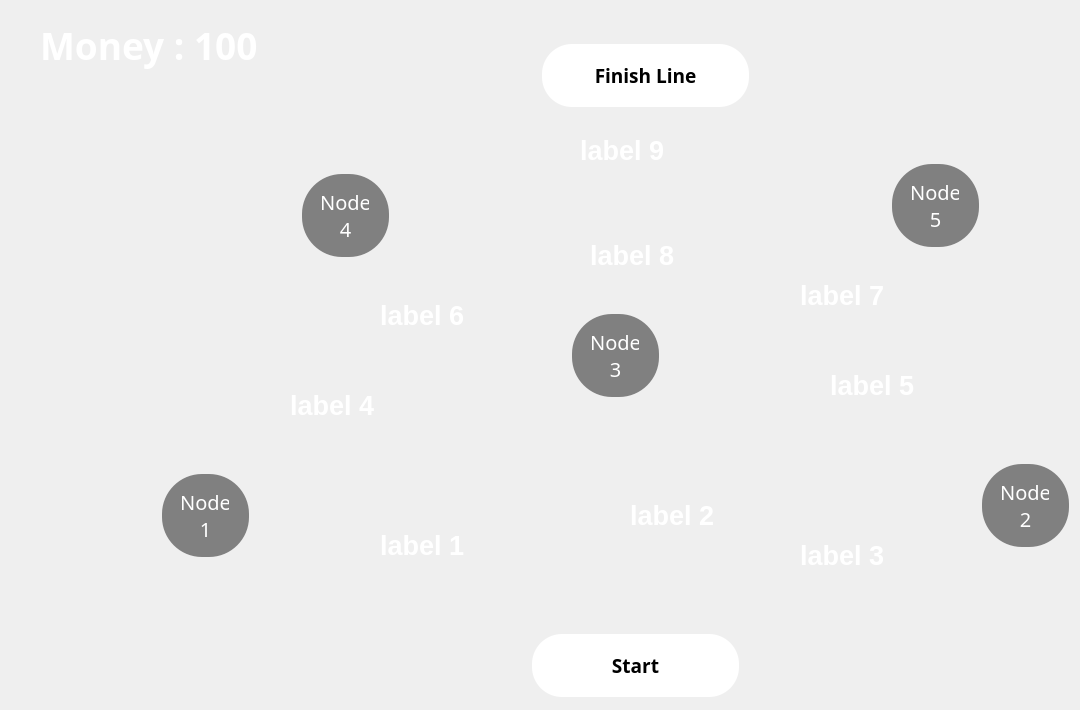
    <widget class="QWidget" name="page2">
     <widget class="QLabel" name="line1">
      <property name="enabled">
       <bool>true</bool>
      </property>
      <property name="geometry">
       <rect>
        <x>200</x>
        <y>360</y>
        <width>361</width>
        <height>161</height>
       </rect>
      </property>
      <property name="autoFillBackground">
       <bool>false</bool>
      </property>
      <property name="styleSheet">
       <string notr="true">background-color: transparent;</string>
      </property>
      <property name="frameShape">
       <enum>QFrame::NoFrame</enum>
      </property>
      <property name="frameShadow">
       <enum>QFrame::Plain</enum>
      </property>
      <property name="lineWidth">
       <number>1</number>
      </property>
      <property name="text">
       <string/>
      </property>
      <property name="pixmap">
       <pixmap resource="resources.qrc">:/D:/DS Project Stuff/Images/vw3right.png</pixmap>
      </property>
      <property name="scaledContents">
       <bool>true</bool>
      </property>
      <property name="wordWrap">
       <bool>false</bool>
      </property>
      <property name="openExternalLinks">
       <bool>false</bool>
      </property>
     </widget>
     <widget class="QLabel" name="line9">
      <property name="enabled">
       <bool>true</bool>
      </property>
      <property name="geometry">
       <rect>
        <x>750</x>
        <y>90</y>
        <width>181</width>
        <height>111</height>
       </rect>
      </property>
      <property name="autoFillBackground">
       <bool>false</bool>
      </property>
      <property name="styleSheet">
       <string notr="true">background-color: transparent;</string>
      </property>
      <property name="frameShape">
       <enum>QFrame::NoFrame</enum>
      </property>
      <property name="frameShadow">
       <enum>QFrame::Plain</enum>
      </property>
      <property name="lineWidth">
       <number>1</number>
      </property>
      <property name="text">
       <string/>
      </property>
      <property name="pixmap">
       <pixmap resource="resources.qrc">:/D:/DS Project Stuff/Images/vw3left.png</pixmap>
      </property>
      <property name="scaledContents">
       <bool>true</bool>
      </property>
      <property name="wordWrap">
       <bool>false</bool>
      </property>
      <property name="openExternalLinks">
       <bool>false</bool>
      </property>
     </widget>
     <widget class="QLabel" name="line4">
      <property name="enabled">
       <bool>true</bool>
      </property>
      <property name="geometry">
       <rect>
        <x>380</x>
        <y>240</y>
        <width>231</width>
        <height>121</height>
       </rect>
      </property>
      <property name="autoFillBackground">
       <bool>false</bool>
      </property>
      <property name="styleSheet">
       <string notr="true">background-color: transparent;</string>
      </property>
      <property name="frameShape">
       <enum>QFrame::NoFrame</enum>
      </property>
      <property name="frameShadow">
       <enum>QFrame::Plain</enum>
      </property>
      <property name="lineWidth">
       <number>1</number>
      </property>
      <property name="text">
       <string/>
      </property>
      <property name="pixmap">
       <pixmap resource="resources.qrc">:/D:/DS Project Stuff/Images/vw3left.png</pixmap>
      </property>
      <property name="scaledContents">
       <bool>true</bool>
      </property>
      <property name="wordWrap">
       <bool>false</bool>
      </property>
      <property name="openExternalLinks">
       <bool>false</bool>
      </property>
     </widget>
     <widget class="QLabel" name="money_label">
      <property name="geometry">
       <rect>
        <x>40</x>
        <y>10</y>
        <width>441</width>
        <height>71</height>
       </rect>
      </property>
      <property name="font">
       <font>
        <family>Probert</family>
        <pointsize>28</pointsize>
        <bold>true</bold>
       </font>
      </property>
      <property name="styleSheet">
       <string notr="true">
border-top-right-radius:15;
border-bottom-right-radius:15;
border-top-left-radius:15;
border-bottom-left-radius:15;
color: rgb(255, 255, 255);

</string>
      </property>
      <property name="text">
       <string>Money : 100</string>
      </property>
     </widget>
     <widget class="QPushButton" name="button_1">
      <property name="enabled">
       <bool>false</bool>
      </property>
      <property name="geometry">
       <rect>
        <x>160</x>
        <y>470</y>
        <width>91</width>
        <height>91</height>
       </rect>
      </property>
      <property name="font">
       <font>
        <family>Chailce-Noggin</family>
        <pointsize>15</pointsize>
        <italic>false</italic>
        <bold>false</bold>
        <underline>false</underline>
        <strikeout>false</strikeout>
       </font>
      </property>
      <property name="styleSheet">
       <string notr="true">QPushButton::!enabled  {
background-color: grey;
  border: none;
  color: white;
font: 15pt &quot;Chailce-Noggin&quot;;
  padding: 20px;
border-radius:40px;
  text-align: center;
  text-decoration: none;
  display: inline-block;
  margin: 4px 2px;
}
QPushButton::enabled 
{
background-color: #86B049;
  border: none;
  color: white;
font: 15pt &quot;Chailce-Noggin&quot;;
  padding: 20px;
border-radius:40px;
  text-align: center;
  text-decoration: none;
  display: inline-block;
  margin: 4px 2px;
}

QPushButton:hover {
background-color: green;
}
</string>
      </property>
      <property name="text">
       <string>Node
1</string>
      </property>
      <property name="checkable">
       <bool>false</bool>
      </property>
      <property name="flat">
       <bool>false</bool>
      </property>
     </widget>
     <widget class="QLabel" name="line10">
      <property name="enabled">
       <bool>true</bool>
      </property>
      <property name="geometry">
       <rect>
        <x>250</x>
        <y>530</y>
        <width>291</width>
        <height>151</height>
       </rect>
      </property>
      <property name="autoFillBackground">
       <bool>false</bool>
      </property>
      <property name="styleSheet">
       <string notr="true">background-color: transparent;</string>
      </property>
      <property name="frameShape">
       <enum>QFrame::NoFrame</enum>
      </property>
      <property name="frameShadow">
       <enum>QFrame::Plain</enum>
      </property>
      <property name="lineWidth">
       <number>1</number>
      </property>
      <property name="text">
       <string/>
      </property>
      <property name="pixmap">
       <pixmap resource="resources.qrc">:/D:/DS Project Stuff/Images/vw3left.png</pixmap>
      </property>
      <property name="scaledContents">
       <bool>true</bool>
      </property>
      <property name="wordWrap">
       <bool>false</bool>
      </property>
      <property name="openExternalLinks">
       <bool>false</bool>
      </property>
     </widget>
     <widget class="QPushButton" name="button_3">
      <property name="enabled">
       <bool>false</bool>
      </property>
      <property name="geometry">
       <rect>
        <x>570</x>
        <y>310</y>
        <width>91</width>
        <height>91</height>
       </rect>
      </property>
      <property name="font">
       <font>
        <family>Chailce-Noggin</family>
        <pointsize>15</pointsize>
        <italic>false</italic>
        <bold>false</bold>
        <underline>false</underline>
        <strikeout>false</strikeout>
       </font>
      </property>
      <property name="styleSheet">
       <string notr="true">QPushButton::!enabled  {
background-color: grey;
  border: none;
  color: white;
font: 15pt &quot;Chailce-Noggin&quot;;
  padding: 20px;
border-radius:40px;
  text-align: center;
  text-decoration: none;
  display: inline-block;
  margin: 4px 2px;
}
QPushButton::enabled 
{
background-color: #86B049;
  border: none;
  color: white;
font: 15pt &quot;Chailce-Noggin&quot;;
  padding: 20px;
border-radius:40px;
  text-align: center;
  text-decoration: none;
  display: inline-block;
  margin: 4px 2px;
}

QPushButton:hover {
background-color: green;
}
</string>
      </property>
      <property name="text">
       <string>Node
3</string>
      </property>
      <property name="checkable">
       <bool>false</bool>
      </property>
      <property name="flat">
       <bool>false</bool>
      </property>
     </widget>
     <widget class="QPushButton" name="button_2">
      <property name="enabled">
       <bool>false</bool>
      </property>
      <property name="geometry">
       <rect>
        <x>980</x>
        <y>460</y>
        <width>91</width>
        <height>91</height>
       </rect>
      </property>
      <property name="font">
       <font>
        <family>Chailce-Noggin</family>
        <pointsize>15</pointsize>
        <italic>false</italic>
        <bold>false</bold>
        <underline>false</underline>
        <strikeout>false</strikeout>
       </font>
      </property>
      <property name="styleSheet">
       <string notr="true">QPushButton::!enabled  {
background-color: grey;
  border: none;
  color: white;
font: 15pt &quot;Chailce-Noggin&quot;;
  padding: 20px;
border-radius:40px;
  text-align: center;
  text-decoration: none;
  display: inline-block;
  margin: 4px 2px;
}
QPushButton::enabled 
{
background-color: #86B049;
  border: none;
  color: white;
font: 15pt &quot;Chailce-Noggin&quot;;
  padding: 20px;
border-radius:40px;
  text-align: center;
  text-decoration: none;
  display: inline-block;
  margin: 4px 2px;
}

QPushButton:hover {
background-color: green;
}
</string>
      </property>
      <property name="text">
       <string>Node
2</string>
      </property>
      <property name="checkable">
       <bool>false</bool>
      </property>
      <property name="flat">
       <bool>false</bool>
      </property>
     </widget>
     <widget class="QPushButton" name="startgame_button">
      <property name="geometry">
       <rect>
        <x>530</x>
        <y>630</y>
        <width>211</width>
        <height>71</height>
       </rect>
      </property>
      <property name="font">
       <font>
        <family>Probert</family>
        <pointsize>14</pointsize>
        <bold>true</bold>
        <underline>false</underline>
        <strikeout>false</strikeout>
       </font>
      </property>
      <property name="styleSheet">
       <string notr="true">  
QPushButton::enabled {
background-color: white;
  border: none;
  color: black;
  padding: 20px;
border-radius:30px;
  text-align: center;
  text-decoration: none;
  display: inline-block;
  margin: 4px 2px;
}
QPushButton:hover {
background-color: rgb(134, 176, 73);
}

  
QPushButton::!enabled {
background-color: grey;
  border: none;
  color: black;
  padding: 20px;
border-radius:30px;
  text-align: center;
  text-decoration: none;
  display: inline-block;
  margin: 4px 2px;
}</string>
      </property>
      <property name="text">
       <string>Start</string>
      </property>
      <property name="checkable">
       <bool>false</bool>
      </property>
      <property name="flat">
       <bool>false</bool>
      </property>
     </widget>
     <widget class="QLabel" name="line8">
      <property name="enabled">
       <bool>true</bool>
      </property>
      <property name="geometry">
       <rect>
        <x>350</x>
        <y>90</y>
        <width>191</width>
        <height>101</height>
       </rect>
      </property>
      <property name="autoFillBackground">
       <bool>false</bool>
      </property>
      <property name="styleSheet">
       <string notr="true">background-color: transparent;</string>
      </property>
      <property name="frameShape">
       <enum>QFrame::NoFrame</enum>
      </property>
      <property name="frameShadow">
       <enum>QFrame::Plain</enum>
      </property>
      <property name="lineWidth">
       <number>1</number>
      </property>
      <property name="text">
       <string/>
      </property>
      <property name="pixmap">
       <pixmap resource="resources.qrc">:/D:/DS Project Stuff/Images/vw3right.png</pixmap>
      </property>
      <property name="scaledContents">
       <bool>true</bool>
      </property>
      <property name="wordWrap">
       <bool>false</bool>
      </property>
      <property name="openExternalLinks">
       <bool>false</bool>
      </property>
     </widget>
     <widget class="QPushButton" name="finishButton">
      <property name="enabled">
       <bool>true</bool>
      </property>
      <property name="geometry">
       <rect>
        <x>540</x>
        <y>40</y>
        <width>211</width>
        <height>71</height>
       </rect>
      </property>
      <property name="font">
       <font>
        <family>Probert</family>
        <pointsize>14</pointsize>
        <bold>true</bold>
        <underline>false</underline>
        <strikeout>false</strikeout>
       </font>
      </property>
      <property name="styleSheet">
       <string notr="true">  
QPushButton::enabled {
background-color: white;
  border: none;
  color: black;
  padding: 20px;
border-radius:30px;
  text-align: center;
  text-decoration: none;
  display: inline-block;
  margin: 4px 2px;
}
QPushButton:hover {
background-color: rgb(134, 176, 73);
}

  
QPushButton::!enabled {
background-color: grey;
  border: none;
  color: black;
  padding: 20px;
border-radius:30px;
  text-align: center;
  text-decoration: none;
  display: inline-block;
  margin: 4px 2px;
}</string>
      </property>
      <property name="text">
       <string>Finish Line</string>
      </property>
      <property name="checkable">
       <bool>false</bool>
      </property>
      <property name="flat">
       <bool>false</bool>
      </property>
     </widget>
     <widget class="QLabel" name="line7">
      <property name="enabled">
       <bool>true</bool>
      </property>
      <property name="geometry">
       <rect>
        <x>360</x>
        <y>100</y>
        <width>521</width>
        <height>181</height>
       </rect>
      </property>
      <property name="autoFillBackground">
       <bool>false</bool>
      </property>
      <property name="styleSheet">
       <string notr="true">background-color: transparent;</string>
      </property>
      <property name="frameShape">
       <enum>QFrame::NoFrame</enum>
      </property>
      <property name="frameShadow">
       <enum>QFrame::Plain</enum>
      </property>
      <property name="lineWidth">
       <number>1</number>
      </property>
      <property name="text">
       <string/>
      </property>
      <property name="pixmap">
       <pixmap resource="resources.qrc">:/D:/DS Project Stuff/Images/vw3arrow.png</pixmap>
      </property>
      <property name="scaledContents">
       <bool>true</bool>
      </property>
      <property name="wordWrap">
       <bool>false</bool>
      </property>
      <property name="openExternalLinks">
       <bool>false</bool>
      </property>
     </widget>
     <widget class="QLabel" name="line3">
      <property name="enabled">
       <bool>true</bool>
      </property>
      <property name="geometry">
       <rect>
        <x>670</x>
        <y>360</y>
        <width>361</width>
        <height>161</height>
       </rect>
      </property>
      <property name="autoFillBackground">
       <bool>false</bool>
      </property>
      <property name="styleSheet">
       <string notr="true">background-color: transparent;</string>
      </property>
      <property name="frameShape">
       <enum>QFrame::NoFrame</enum>
      </property>
      <property name="frameShadow">
       <enum>QFrame::Plain</enum>
      </property>
      <property name="lineWidth">
       <number>1</number>
      </property>
      <property name="text">
       <string/>
      </property>
      <property name="pixmap">
       <pixmap resource="resources.qrc">:/D:/DS Project Stuff/Images/vw3left.png</pixmap>
      </property>
      <property name="scaledContents">
       <bool>true</bool>
      </property>
      <property name="wordWrap">
       <bool>false</bool>
      </property>
      <property name="openExternalLinks">
       <bool>false</bool>
      </property>
     </widget>
     <widget class="QPushButton" name="button_4">
      <property name="enabled">
       <bool>false</bool>
      </property>
      <property name="geometry">
       <rect>
        <x>300</x>
        <y>170</y>
        <width>91</width>
        <height>91</height>
       </rect>
      </property>
      <property name="font">
       <font>
        <family>Chailce-Noggin</family>
        <pointsize>15</pointsize>
        <italic>false</italic>
        <bold>false</bold>
        <underline>false</underline>
        <strikeout>false</strikeout>
       </font>
      </property>
      <property name="styleSheet">
       <string notr="true">QPushButton::!enabled  {
background-color: grey;
  border: none;
  color: white;
font: 15pt &quot;Chailce-Noggin&quot;;
  padding: 20px;
border-radius:40px;
  text-align: center;
  text-decoration: none;
  display: inline-block;
  margin: 4px 2px;
}
QPushButton::enabled 
{
background-color: #86B049;
  border: none;
  color: white;
font: 15pt &quot;Chailce-Noggin&quot;;
  padding: 20px;
border-radius:40px;
  text-align: center;
  text-decoration: none;
  display: inline-block;
  margin: 4px 2px;
}

QPushButton:hover {
background-color: green;
}
</string>
      </property>
      <property name="text">
       <string>Node
4</string>
      </property>
      <property name="checkable">
       <bool>false</bool>
      </property>
      <property name="flat">
       <bool>false</bool>
      </property>
     </widget>
     <widget class="QLabel" name="line12">
      <property name="enabled">
       <bool>true</bool>
      </property>
      <property name="geometry">
       <rect>
        <x>730</x>
        <y>520</y>
        <width>261</width>
        <height>151</height>
       </rect>
      </property>
      <property name="autoFillBackground">
       <bool>false</bool>
      </property>
      <property name="styleSheet">
       <string notr="true">background-color: transparent;</string>
      </property>
      <property name="frameShape">
       <enum>QFrame::NoFrame</enum>
      </property>
      <property name="frameShadow">
       <enum>QFrame::Plain</enum>
      </property>
      <property name="lineWidth">
       <number>1</number>
      </property>
      <property name="text">
       <string/>
      </property>
      <property name="pixmap">
       <pixmap resource="resources.qrc">:/D:/DS Project Stuff/Images/vw3right.png</pixmap>
      </property>
      <property name="scaledContents">
       <bool>true</bool>
      </property>
      <property name="wordWrap">
       <bool>false</bool>
      </property>
      <property name="openExternalLinks">
       <bool>false</bool>
      </property>
     </widget>
     <widget class="QPushButton" name="button_5">
      <property name="enabled">
       <bool>false</bool>
      </property>
      <property name="geometry">
       <rect>
        <x>890</x>
        <y>160</y>
        <width>91</width>
        <height>91</height>
       </rect>
      </property>
      <property name="font">
       <font>
        <family>Chailce-Noggin</family>
        <pointsize>15</pointsize>
        <italic>false</italic>
        <bold>false</bold>
        <underline>false</underline>
        <strikeout>false</strikeout>
       </font>
      </property>
      <property name="styleSheet">
       <string notr="true">QPushButton::!enabled  {
background-color: grey;
  border: none;
  color: white;
font: 15pt &quot;Chailce-Noggin&quot;;
  padding: 20px;
border-radius:40px;
  text-align: center;
  text-decoration: none;
  display: inline-block;
  margin: 4px 2px;
}
QPushButton::enabled 
{
background-color: #86B049;
  border: none;
  color: white;
font: 15pt &quot;Chailce-Noggin&quot;;
  padding: 20px;
border-radius:40px;
  text-align: center;
  text-decoration: none;
  display: inline-block;
  margin: 4px 2px;
}

QPushButton:hover {
background-color: green;
}
</string>
      </property>
      <property name="text">
       <string>Node
5</string>
      </property>
      <property name="checkable">
       <bool>false</bool>
      </property>
      <property name="flat">
       <bool>false</bool>
      </property>
     </widget>
     <widget class="QLabel" name="line5">
      <property name="enabled">
       <bool>true</bool>
      </property>
      <property name="geometry">
       <rect>
        <x>640</x>
        <y>240</y>
        <width>271</width>
        <height>101</height>
       </rect>
      </property>
      <property name="autoFillBackground">
       <bool>false</bool>
      </property>
      <property name="styleSheet">
       <string notr="true">background-color: transparent;</string>
      </property>
      <property name="frameShape">
       <enum>QFrame::NoFrame</enum>
      </property>
      <property name="frameShadow">
       <enum>QFrame::Plain</enum>
      </property>
      <property name="lineWidth">
       <number>1</number>
      </property>
      <property name="text">
       <string/>
      </property>
      <property name="pixmap">
       <pixmap resource="resources.qrc">:/D:/DS Project Stuff/Images/vw3right.png</pixmap>
      </property>
      <property name="scaledContents">
       <bool>true</bool>
      </property>
      <property name="wordWrap">
       <bool>false</bool>
      </property>
      <property name="openExternalLinks">
       <bool>false</bool>
      </property>
     </widget>
     <widget class="QLabel" name="line6">
      <property name="enabled">
       <bool>true</bool>
      </property>
      <property name="geometry">
       <rect>
        <x>390</x>
        <y>170</y>
        <width>521</width>
        <height>121</height>
       </rect>
      </property>
      <property name="autoFillBackground">
       <bool>false</bool>
      </property>
      <property name="styleSheet">
       <string notr="true">background-color: transparent;</string>
      </property>
      <property name="frameShape">
       <enum>QFrame::NoFrame</enum>
      </property>
      <property name="frameShadow">
       <enum>QFrame::Plain</enum>
      </property>
      <property name="lineWidth">
       <number>1</number>
      </property>
      <property name="text">
       <string/>
      </property>
      <property name="pixmap">
       <pixmap resource="resources.qrc">:/D:/DS Project Stuff/Images/vw3arrowleft.png</pixmap>
      </property>
      <property name="scaledContents">
       <bool>true</bool>
      </property>
      <property name="wordWrap">
       <bool>false</bool>
      </property>
      <property name="openExternalLinks">
       <bool>false</bool>
      </property>
     </widget>
     <widget class="QLabel" name="label_4">
      <property name="geometry">
       <rect>
        <x>290</x>
        <y>370</y>
        <width>111</width>
        <height>71</height>
       </rect>
      </property>
      <property name="font">
       <font>
        <family>Segoe UI</family>
        <pointsize>20</pointsize>
        <bold>true</bold>
       </font>
      </property>
      <property name="styleSheet">
       <string notr="true">
border-top-right-radius:15;
border-bottom-right-radius:15;
border-top-left-radius:15;
border-bottom-left-radius:15;
color: rgb(255, 255, 255);

</string>
      </property>
      <property name="text">
       <string>label 4</string>
      </property>
     </widget>
     <widget class="QLabel" name="label_5">
      <property name="geometry">
       <rect>
        <x>830</x>
        <y>350</y>
        <width>111</width>
        <height>71</height>
       </rect>
      </property>
      <property name="font">
       <font>
        <family>Segoe UI</family>
        <pointsize>20</pointsize>
        <bold>true</bold>
       </font>
      </property>
      <property name="styleSheet">
       <string notr="true">
border-top-right-radius:15;
border-bottom-right-radius:15;
border-top-left-radius:15;
border-bottom-left-radius:15;
color: rgb(255, 255, 255);

</string>
      </property>
      <property name="text">
       <string>label 5</string>
      </property>
     </widget>
     <widget class="QLabel" name="label_8">
      <property name="geometry">
       <rect>
        <x>590</x>
        <y>240</y>
        <width>111</width>
        <height>31</height>
       </rect>
      </property>
      <property name="font">
       <font>
        <family>Segoe UI</family>
        <pointsize>20</pointsize>
        <bold>true</bold>
       </font>
      </property>
      <property name="styleSheet">
       <string notr="true">
border-top-right-radius:15;
border-bottom-right-radius:15;
border-top-left-radius:15;
border-bottom-left-radius:15;
color: rgb(255, 255, 255);

</string>
      </property>
      <property name="text">
       <string>label 8</string>
      </property>
     </widget>
     <widget class="QLabel" name="label_9">
      <property name="geometry">
       <rect>
        <x>580</x>
        <y>130</y>
        <width>111</width>
        <height>41</height>
       </rect>
      </property>
      <property name="font">
       <font>
        <family>Segoe UI</family>
        <pointsize>20</pointsize>
        <bold>true</bold>
       </font>
      </property>
      <property name="styleSheet">
       <string notr="true">
border-top-right-radius:15;
border-bottom-right-radius:15;
border-top-left-radius:15;
border-bottom-left-radius:15;
color: rgb(255, 255, 255);

</string>
      </property>
      <property name="text">
       <string>label 9</string>
      </property>
     </widget>
     <widget class="QLabel" name="label_1">
      <property name="geometry">
       <rect>
        <x>380</x>
        <y>510</y>
        <width>111</width>
        <height>71</height>
       </rect>
      </property>
      <property name="font">
       <font>
        <family>Segoe UI</family>
        <pointsize>20</pointsize>
        <bold>true</bold>
       </font>
      </property>
      <property name="styleSheet">
       <string notr="true">
border-top-right-radius:15;
border-bottom-right-radius:15;
border-top-left-radius:15;
border-bottom-left-radius:15;
color: rgb(255, 255, 255);

</string>
      </property>
      <property name="text">
       <string>label 1</string>
      </property>
     </widget>
     <widget class="QLabel" name="label_3">
      <property name="geometry">
       <rect>
        <x>800</x>
        <y>520</y>
        <width>111</width>
        <height>71</height>
       </rect>
      </property>
      <property name="font">
       <font>
        <family>Segoe UI</family>
        <pointsize>20</pointsize>
        <bold>true</bold>
       </font>
      </property>
      <property name="styleSheet">
       <string notr="true">
border-top-right-radius:15;
border-bottom-right-radius:15;
border-top-left-radius:15;
border-bottom-left-radius:15;
color: rgb(255, 255, 255);

</string>
      </property>
      <property name="text">
       <string>label 3</string>
      </property>
     </widget>
     <widget class="QLabel" name="label_6">
      <property name="geometry">
       <rect>
        <x>380</x>
        <y>300</y>
        <width>111</width>
        <height>31</height>
       </rect>
      </property>
      <property name="font">
       <font>
        <family>Segoe UI</family>
        <pointsize>20</pointsize>
        <bold>true</bold>
       </font>
      </property>
      <property name="styleSheet">
       <string notr="true">
border-top-right-radius:15;
border-bottom-right-radius:15;
border-top-left-radius:15;
border-bottom-left-radius:15;
color: rgb(255, 255, 255);

</string>
      </property>
      <property name="text">
       <string>label 6</string>
      </property>
     </widget>
     <widget class="QLabel" name="label_7">
      <property name="geometry">
       <rect>
        <x>800</x>
        <y>280</y>
        <width>111</width>
        <height>31</height>
       </rect>
      </property>
      <property name="font">
       <font>
        <family>Segoe UI</family>
        <pointsize>20</pointsize>
        <bold>true</bold>
       </font>
      </property>
      <property name="styleSheet">
       <string notr="true">
border-top-right-radius:15;
border-bottom-right-radius:15;
border-top-left-radius:15;
border-bottom-left-radius:15;
color: rgb(255, 255, 255);

</string>
      </property>
      <property name="text">
       <string>label 7</string>
      </property>
     </widget>
     <widget class="QLabel" name="line11">
      <property name="enabled">
       <bool>true</bool>
      </property>
      <property name="geometry">
       <rect>
        <x>430</x>
        <y>390</y>
        <width>401</width>
        <height>261</height>
       </rect>
      </property>
      <property name="autoFillBackground">
       <bool>false</bool>
      </property>
      <property name="styleSheet">
       <string notr="true">background-color: transparent;</string>
      </property>
      <property name="frameShape">
       <enum>QFrame::NoFrame</enum>
      </property>
      <property name="frameShadow">
       <enum>QFrame::Plain</enum>
      </property>
      <property name="lineWidth">
       <number>1</number>
      </property>
      <property name="text">
       <string/>
      </property>
      <property name="pixmap">
       <pixmap resource="resources.qrc">:/D:/DS Project Stuff/Images/vw.png</pixmap>
      </property>
      <property name="scaledContents">
       <bool>true</bool>
      </property>
      <property name="wordWrap">
       <bool>false</bool>
      </property>
      <property name="openExternalLinks">
       <bool>false</bool>
      </property>
     </widget>
     <widget class="QLabel" name="label_2">
      <property name="geometry">
       <rect>
        <x>630</x>
        <y>480</y>
        <width>111</width>
        <height>71</height>
       </rect>
      </property>
      <property name="font">
       <font>
        <family>Segoe UI</family>
        <pointsize>20</pointsize>
        <bold>true</bold>
       </font>
      </property>
      <property name="styleSheet">
       <string notr="true">
border-top-right-radius:15;
border-bottom-right-radius:15;
border-top-left-radius:15;
border-bottom-left-radius:15;
color: rgb(255, 255, 255);

</string>
      </property>
      <property name="text">
       <string>label 2</string>
      </property>
     </widget>
     <zorder>label_4</zorder>
     <zorder>line11</zorder>
     <zorder>label_7</zorder>
     <zorder>label_6</zorder>
     <zorder>label_1</zorder>
     <zorder>label_3</zorder>
     <zorder>line1</zorder>
     <zorder>line9</zorder>
     <zorder>line4</zorder>
     <zorder>money_label</zorder>
     <zorder>line10</zorder>
     <zorder>line8</zorder>
     <zorder>line7</zorder>
     <zorder>line3</zorder>
     <zorder>button_4</zorder>
     <zorder>line12</zorder>
     <zorder>line5</zorder>
     <zorder>line6</zorder>
     <zorder>button_5</zorder>
     <zorder>button_3</zorder>
     <zorder>button_1</zorder>
     <zorder>finishButton</zorder>
     <zorder>startgame_button</zorder>
     <zorder>label_5</zorder>
     <zorder>label_8</zorder>
     <zorder>label_9</zorder>
     <zorder>button_2</zorder>
     <zorder>label_2</zorder>
    </widget>
